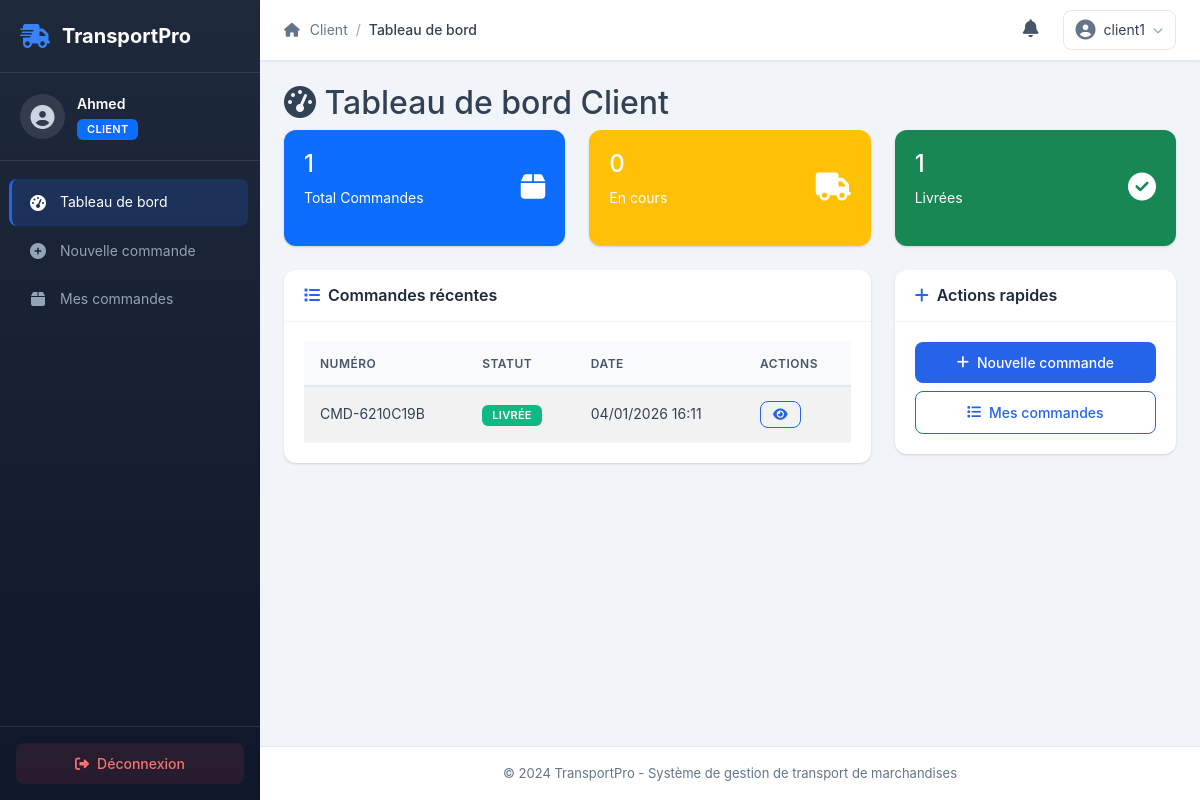
The app's page /client/dashboard/ (signed in), older data.
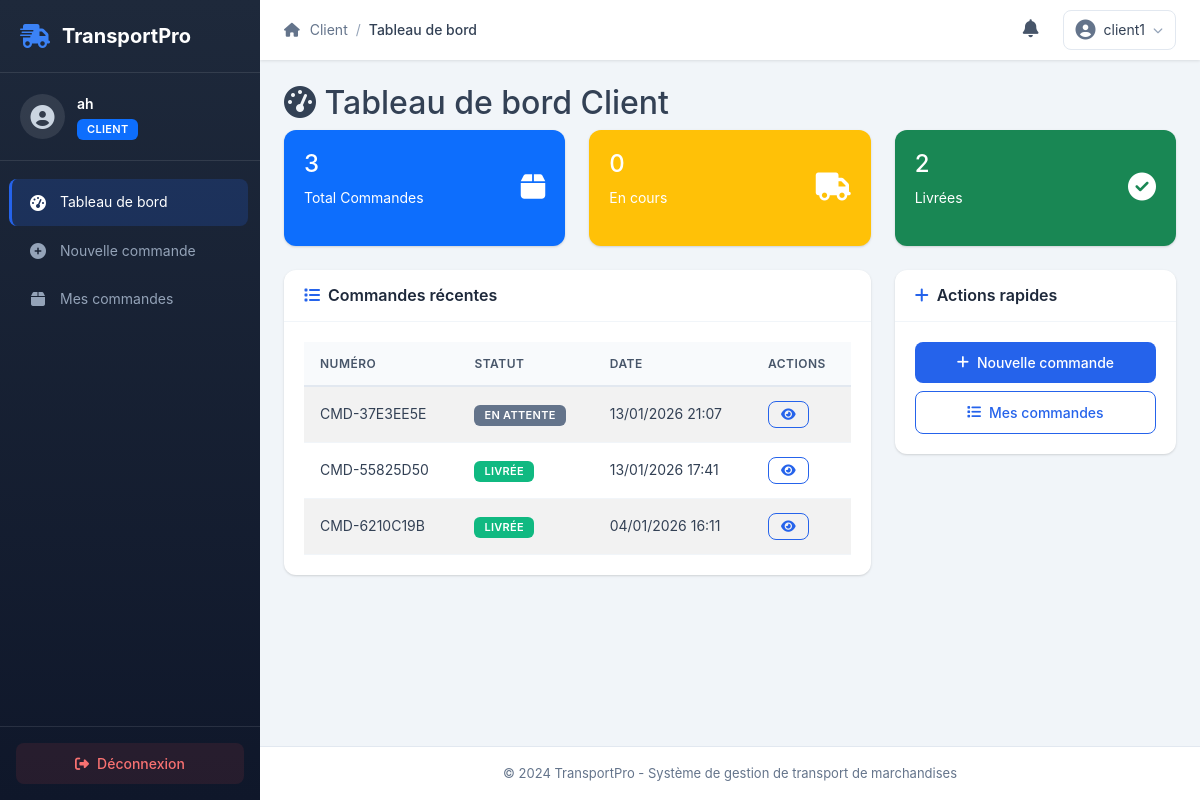
The same page, newer data.
### core/models.py (models this page shows, shortened)
class User(AbstractUser):
    ROLES = [
        ('client', 'Client'),
        ('admin', 'Administrateur'),
        ('planificateur', 'Planificateur'),
        ('transporteur', 'Transporteur'),
    ]
    id = models.UUIDField(primary_key=True, default=uuid.uuid4, editable=False)
    role = models.CharField(max_length=20, choices=ROLES, default='client')
    telephone = models.CharField(max_length=20, blank=True)
    adresse = models.TextField(blank=True)
    date_creation = models.DateTimeField(auto_now_add=True)
    actif = models.BooleanField(default=True)
    latitude = models.FloatField(null=True, blank=True)
    longitude = models.FloatField(null=True, blank=True)
    derniere_connexion_ip = models.GenericIPAddressField(null=True, blank=True)

class Commande(models.Model):
    STATUTS = [
        ('en_attente', 'En attente'),
        ('confirmee', 'Confirmée'),
        ('en_cours', 'En cours'),
        ('livree', 'Livrée'),
        ('annulee', 'Annulée'),
        ('retournee', 'Retournée'),
        ('incident', 'Incident'),
    ]
    PRIORITES = [
        ('normale', 'Normale'),
        ('urgente', 'Urgente'),
        ('express', 'Express'),
    ]
    id = models.UUIDField(primary_key=True, default=uuid.uuid4, editable=False)
    numero = models.CharField(max_length=20, unique=True)
    client = models.ForeignKey(User, on_delete=models.CASCADE, related_name='commandes')
    transporteur = models.ForeignKey(User, on_delete=models.SET_NULL, null=True, blank=True, related_name='missions')
    adresse_enlevement = models.ForeignKey(Adresse, on_delete=models.CASCADE, related_name='enlevements')
    adresse_livraison = models.ForeignKey(Adresse, on_delete=models.CASCADE, related_name='livraisons')
    type_marchandise = models.ForeignKey(TypeMarchandise, on_delete=models.CASCADE)
    description_marchandise = models.TextField()
    poids = models.FloatField(validators=[MinValueValidator(0.1)])
    volume = models.FloatField(validators=[MinValueValidator(0.1)])
    valeur_declaree = models.DecimalField(max_digits=10, decimal_places=2, null=True, blank=True)
    instructions_speciales = models.TextField(blank=True)
    statut = models.CharField(max_length=20, choices=STATUTS, default='en_attente')
    priorite = models.CharField(max_length=20, choices=PRIORITES, default='normale')
    date_creation = models.DateTimeField(auto_now_add=True)
    date_enlevement_prevue = models.DateTimeField()
    date_livraison_prevue = models.DateTimeField()
    date_enlevement_reelle = models.DateTimeField(null=True, blank=True)
    date_livraison_reelle = models.DateTimeField(null=True, blank=True)
    prix_estime = models.DecimalField(max_digits=10, decimal_places=2, null=True, blank=True)
    prix_final = models.DecimalField(max_digits=10, decimal_places=2, null=True, blank=True)
    facturee = models.BooleanField(default=False)
    qr_code = models.ImageField(upload_to='qr_codes/', blank=True)
    code_suivi = models.CharField(max_length=50, unique=True, blank=True)

### client/views.py (the view)
# urls.py: path('dashboard/', views.dashboard, name='dashboard'),
@login_required
def dashboard(request):
    if request.user.role != 'client':
        return redirect('auth:login')
    commandes = Commande.objects.filter(client=request.user).order_by('-date_creation')[:5]
    stats = {
        'total_commandes': Commande.objects.filter(client=request.user).count(),
        'en_cours': Commande.objects.filter(client=request.user, statut='en_cours').count(),
        'livrees': Commande.objects.filter(client=request.user, statut='livree').count(),
    }
    return render(request, 'client/dashboard.html', {
        'commandes': commandes,
        'stats': stats
    })

### templates/client/dashboard.html (shortened to what the changed rows need)
{% extends 'base.html' %}
{% block content %}
<div class="row">
    <div class="col-12">
        <h2><i class="fas fa-tachometer-alt"></i> Tableau de bord Client</h2>
    </div>
</div>
<div class="row mb-4">
    <div class="col-md-4">
        <div class="card bg-primary text-white">
            <div class="card-body">
                <div class="d-flex justify-content-between">
                    <div>
                        <h4>{{ stats.total_commandes }}</h4>
                        <p>Total Commandes</p>
                    </div>
                    <div class="align-self-center">
                        <i class="fas fa-box fa-2x"></i>
                    </div>
                </div>
            </div>
        </div>
    </div>
    <div class="col-md-4">
        <div class="card bg-warning text-white">
            <div class="card-body">
                <div class="d-flex justify-content-between">
                    <div>
                        <h4>{{ stats.en_cours }}</h4>
                        <p>En cours</p>
                    </div>
                    <div class="align-self-center">
                        <i class="fas fa-truck fa-2x"></i>
                    </div>
                </div>
            </div>
        </div>
    </div>
    <div class="col-md-4">
        <div class="card bg-success text-white">
            <div class="card-body">
                <div class="d-flex justify-content-between">
                    <div>
                        <h4>{{ stats.livrees }}</h4>
                        <p>Livrées</p>
                    </div>
                    <div class="align-self-center">
                        <i class="fas fa-check-circle fa-2x"></i>
                    </div>
                </div>
            </div>
        </div>
    </div>
</div>
<div class="row">
    <div class="col-md-8">
        <div class="card">
            <div class="card-header">
                <h5><i class="fas fa-list"></i> Commandes récentes</h5>
            </div>
            <div class="card-body">
                {% if commandes %}
                    <div class="table-responsive">
                        <table class="table table-striped">
                            <thead>
                                <tr>
                                    <th>Numéro</th>
                                    <th>Statut</th>
                                    <th>Date</th>
                                    <th>Actions</th>
                                </tr>
                            </thead>
                            <tbody>
                                {% for commande in commandes %}
                                <tr>
                                    <td>{{ commande.numero }}</td>
                                    <td>
                                        <span class="badge bg-{% if commande.statut == 'livree' %}success{% elif commande.statut == 'en_cours' %}warning{% else %}secondary{% endif %}">
                                            {{ commande.get_statut_display }}
                                        </span>
                                    </td>
                                    <td>{{ commande.date_creation|date:"d/m/Y H:i" }}</td>
                                    <td>
                                        <a href="{% url 'client:commande_detail' commande.id %}" class="btn btn-sm btn-outline-primary">
                                            <i class="fas fa-eye"></i>
                                        </a>
                                    </td>
                                </tr>
                                {% endfor %}
                            </tbody>
                        </table>
                    </div>
                {% else %}
                    <p class="text-muted">Aucune commande pour le moment.</p>
                {% endif %}
            </div>
        </div>
    </div>
    <div class="col-md-4">
        <div class="card">
            <div class="card-header">
                <h5><i class="fas fa-plus"></i> Actions rapides</h5>
            </div>
            <div class="card-body">
                <div class="d-grid gap-2">
                    <a href="{% url 'client:nouvelle_commande' %}" class="btn btn-primary">
                        <i class="fas fa-plus"></i> Nouvelle commande
                    </a>
                    <a href="{% url 'client:mes_commandes' %}" class="btn btn-outline-primary">
                        <i class="fas fa-list"></i> Mes commandes
                    </a>
                </div>
            </div>
        </div>
    </div>
</div>
{% endblock %}

### templates/base.html (shortened to what the changed rows need)
<!DOCTYPE html>
<html lang="fr">
<head>
    <link href="https://cdn.jsdelivr.net/npm/bootstrap@5.3.2/dist/css/bootstrap.min.css" rel="stylesheet">
    <link href="https://cdnjs.cloudflare.com/ajax/libs/font-awesome/6.4.2/css/all.min.css" rel="stylesheet">
    {% load static %}
    <link href="{% static 'css/style.css' %}" rel="stylesheet">
</head>
<body class="{% if user.is_authenticated %}with-sidebar{% endif %}">
    {% if user.is_authenticated %}
    <nav id="sidebar" class="sidebar">
        <div class="sidebar-header">
            <a href="#" class="sidebar-brand">
                <i class="fas fa-truck-fast"></i>
                <span>TransportPro</span>
            </a>
        </div>
        <div class="sidebar-user">
            <div class="user-avatar">
                <i class="fas fa-user-circle"></i>
            </div>
            <div class="user-info">
                <span class="user-name">{{ user.first_name|default:user.username }}</span>
                <span class="user-role badge
                    {% if user.role == 'admin' %}bg-danger
                    {% elif user.role == 'planificateur' %}bg-info
                    {% elif user.role == 'transporteur' %}bg-success
                    {% else %}bg-primary{% endif %}">
                    {{ user.get_role_display|default:"Client" }}
                </span>
            </div>
        </div>
        <ul class="sidebar-nav">
            {% if user.role == 'client' %}
            <li class="nav-item">
                <a href="{% url 'client:dashboard' %}" class="nav-link {% if request.resolver_match.url_name == 'dashboard' %}active{% endif %}">
                    <i class="fas fa-tachometer-alt"></i>
                    <span>Tableau de bord</span>
                </a>
            </li>
            <li class="nav-item">
                <a href="{% url 'client:nouvelle_commande' %}" class="nav-link {% if request.resolver_match.url_name == 'nouvelle_commande' %}active{% endif %}">
                    <i class="fas fa-plus-circle"></i>
                    <span>Nouvelle commande</span>
                </a>
            </li>
            <li class="nav-item">
                <a href="{% url 'client:mes_commandes' %}" class="nav-link {% if request.resolver_match.url_name == 'mes_commandes' %}active{% endif %}">
                    <i class="fas fa-box"></i>
                    <span>Mes commandes</span>
                </a>
            </li>
            {% endif %}
        </ul>
        <div class="sidebar-footer">
            <a href="{% url 'auth:logout' %}" class="btn btn-logout">
                <i class="fas fa-sign-out-alt"></i>
                <span>Déconnexion</span>
            </a>
        </div>
    </nav>
    <div class="main-content">
        <nav class="top-navbar">
            <div class="navbar-breadcrumb">
                <span class="breadcrumb-item">
                    <i class="fas fa-home"></i>
                    {% if user.role == 'client' %}Client
                    {% elif user.role == 'transporteur' %}Transporteur
                    {% elif user.role == 'planificateur' %}Planificateur
                    {% elif user.role == 'admin' %}Administration
                    {% endif %}
                </span>
                <span class="breadcrumb-separator">/</span>
                <span class="breadcrumb-item active">{% block breadcrumb %}Tableau de bord{% endblock %}</span>
            </div>
            <div class="navbar-actions">
                <div class="notification-bell" id="notificationBell">
                    <i class="fas fa-bell"></i>
                </div>
                <div class="user-dropdown">
                    <button class="user-dropdown-toggle" data-bs-toggle="dropdown">
                        <i class="fas fa-user-circle"></i>
                        <span>{{ user.username }}</span>
                        <i class="fas fa-chevron-down"></i>
                    </button>
                </div>
            </div>
        </nav>
        <main class="page-content">
            {% block content %}{% endblock %}
        </main>
        <footer class="main-footer">
            <div class="footer-content">
                <span>&copy; 2024 TransportPro - Système de gestion de transport de marchandises</span>
            </div>
        </footer>
    </div>
    {% endif %}
</body>
</html>

Row changes from the older to the newer data that the page shows:
changed User "client1": first_name "Ahmed" → "ah"
added Commande: numero "CMD-37E3EE5E", statut "EN ATTENTE", date_creation "13/01/2026 21:07"
added Commande: numero "CMD-55825D50", statut "LIVRÉE", date_creation "13/01/2026 17:41"
Text that changed along with them:
{{ stats.total_commandes }}: "1" → "3"
{{ stats.livrees }}: "1" → "2"
